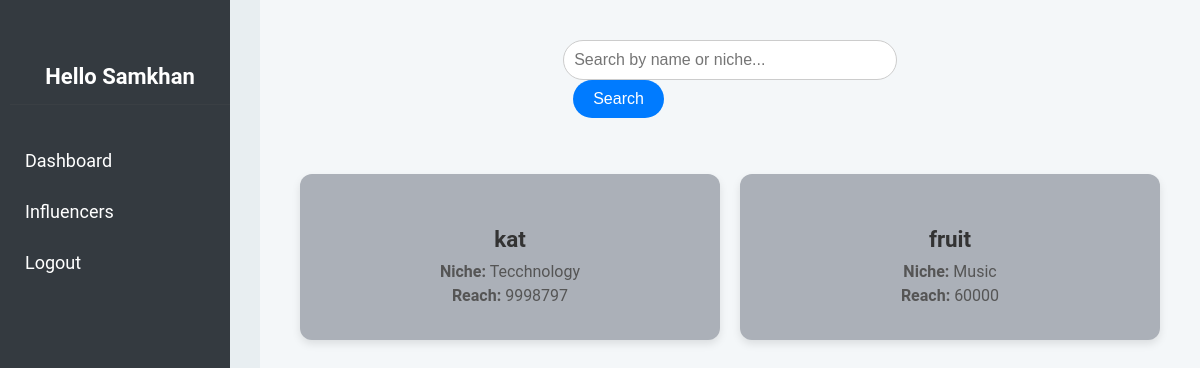
Screenshot of /influencers_list (signed in) with the database file from the repository.
### models.py (models this page shows)
class User(UserMixin, db.Model):
    id = db.Column(db.Integer, primary_key=True)
    username = db.Column(db.String(150), unique=True, nullable=False)
    email = db.Column(db.String(150), unique=True, nullable=False)
    password = db.Column(db.String(150), nullable=False)
    user_type = db.Column(db.String(50), nullable=False)
    campaigns = db.relationship('Campaign', backref='sponsor', lazy=True)
    ad_requests = db.relationship('AdRequest', backref='influencer', lazy=True, foreign_keys='AdRequest.influencer_id')
    influencer_profile = db.relationship('InfluencerProfile', backref='user_profile', overlaps="influencer_profile_data,user", uselist=False)

class InfluencerProfile(db.Model):
    id = db.Column(db.Integer, primary_key=True)
    niche = db.Column(db.String(150), nullable=True)
    reach = db.Column(db.Integer, nullable=True)
    user_id = db.Column(db.Integer, db.ForeignKey('user.id'), nullable=False)
    user = db.relationship('User', backref=db.backref('influencer_profile_data', overlaps="influencer_profile,user_profile"))

### app.py (the view)
@app.route('/influencers_list', methods=['GET'])
@login_required
def influencers_list():
    search_query = request.args.get('search_query', '')
    if search_query:
        influencers = db.session.query(User, InfluencerProfile).filter(
            (User.username.ilike(f'%{search_query}%')) |
            (InfluencerProfile.niche.ilike(f'%{search_query}%'))
        ).join(InfluencerProfile).filter(User.id == InfluencerProfile.user_id).all()
    else:
        influencers = db.session.query(User, InfluencerProfile).join(InfluencerProfile).all()
    return render_template('influencers_list.html', influencers=influencers)

### app.py (called while the page is built)
@login_manager.user_loader
def load_user(user_id):
    return User.query.get(int(user_id))

### templates/influencers_list.html (shortened to what this page needs)
<div class="sidebar">
    <h4>Hello {{ current_user.username }}</h4>
    <a href="{{ url_for('sponsor_dashboard') }}" class="active">
         Dashboard
    </a>
    <a href="{{ url_for('influencers_list') }}">
         Influencers
    </a>
    <a href="{{ url_for('logout') }}">
         Logout
    </a>
</div>
<div class="main-content">
    <div class="container">
        <div class="search-bar">
            <form method="GET" action="{{ url_for('influencers_list') }}">
                <input type="text" name="search_query" placeholder="Search by name or niche..." value="{{ request.args.get('search_query', '') }}">
                <button type="submit">Search</button>
            </form>
        </div>
        <div class="card-container">
            {% if influencers %}
                {% for user, profile in influencers %}
                <div class="card">
                    <h3>{{ user.username }}</h3>
                    <p><strong>Niche:</strong> {{ profile.niche }}</p>
                    <p><strong>Reach:</strong> {{ profile.reach }}</p>
                </div>
                {% endfor %}
            {% else %}
                <p class="no-results">No influencers found.</p>
            {% endif %}
        </div>
    </div>
</div>

### templates/influencers_list.html (style rules this page uses)
.sidebar { width: 220px; height: 100%; position: fixed; background-color: #343a40; padding-top: 20px; padding-left: 10px; top: 0; left: 0; display: flex; flex-direction: column; align-items: center; }
.sidebar h4 { color: #ffffff; margin-bottom: 30px; font-size: 22px; text-align: center; width: 100%; padding: 15px 0; border-bottom: 1px solid #3a3f44; }
.sidebar a { color: #ffffff; text-decoration: none; font-size: 18px; padding: 15px 20px; width: 100%; text-align: left; border-radius: 5px; transition: background-color 0.3s ease-in-out, color 0.3s ease-in-out; display: flex; align-items: center; }
.main-content { margin-left: 260px; padding: 40px; background-color: #f4f7f9; min-height: 100vh; }
.container { max-width: 1000px; margin: 0 auto; }
.search-bar { display: flex; justify-content: center; margin-bottom: 40px; }
.search-bar input[type="text"] { width: 100%; max-width: 400px; padding: 10px; border-radius: 30px; border: 1px solid #ccc; font-size: 1rem; transition: border-color 0.3s ease-in-out; }
.search-bar button { padding: 10px 20px; margin-left: 10px; background-color: #007bff; color: white; border: none; border-radius: 30px; cursor: pointer; font-size: 1rem; transition: background-color 0.3s ease-in-out; }
.card-container { display: grid; grid-template-columns: repeat(auto-fit, minmax(250px, 1fr)); gap: 20px; }
.card { background-color: #abb0b8; text-align: center; padding: 30px; border-radius: 12px; box-shadow: 0 4px 8px rgba(0, 0, 0, 0.1); transition: transform 0.3s ease-in-out, box-shadow 0.3s ease-in-out; }
.card h3 { margin-bottom: 10px; font-size: 1.4rem; color: #333; }
.card p { margin: 5px 0; font-size: 1rem; color: #555; }

### rows the page displays
User: username "Samkhan"
User: username "kat", niche "Tecchnology", reach "9998797"
User: username "fruit", niche "Music", reach "60000"
